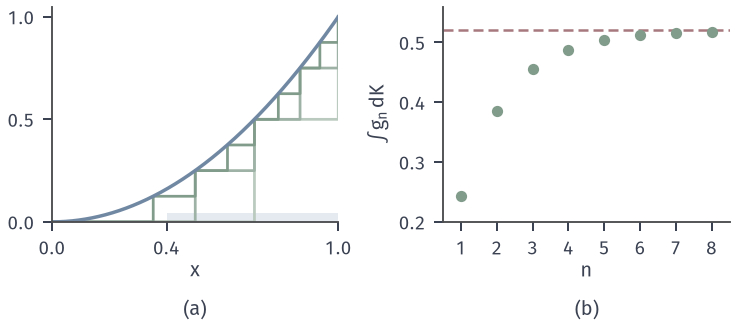

Write Python code to recreate this figure.
"""Simple-function approximation of int g dK(y,.), triangle model, y=0.4, g(x)=x^2.
g_n = 2^-n floor(2^n g); integrals of g_n under Unif(0.4,1) increase to 0.52."""
from pathlib import Path
import sys, math
sys.path.insert(0, str(Path(__file__).resolve().parents[1]/"cdis-common"))
from common import *
HERE = Path(__file__).resolve().parent
y0 = 0.4
def integral(n):
    s = 0.0
    for j in range(1, 2**n):
        c = math.sqrt(j/2**n)
        s += (1/2**n)*(min(1.0, (1 - c)/(1 - y0)) if c > y0 else 1.0)
    return s
fig, (a, b) = figure(width_mm=104, height_mm=46, ncols=2)
x = np.linspace(0, 1, 1200)
a.axvspan(y0, 1, ymin=0, ymax=0.04, color=BLUE_FILL, lw=0)
shades = {1: '#BACABF', 2: '#9EB3A5', 3: GREEN}
for n in (1, 2, 3):
    a.plot(x, np.floor(2**n*x**2)/2**n, color=shades[n], lw=1.1, drawstyle='steps-post')
a.plot(x, x**2, color=BLUE, lw=1.4)
a.set_xlim(0, 1); a.set_ylim(0, 1.05); a.set_xticks([0, 0.4, 1]); a.set_yticks([0, 0.5, 1])
a.set_xlabel('$x$', labelpad=1)
ns = np.arange(1, 9); vals = [integral(int(n)) for n in ns]
b.axhline(0.52, color=RED, lw=1.0, ls=DASH)
b.scatter(ns, vals, s=14, color=GREEN, zorder=3)
b.set_xlim(0.5, 8.5); b.set_ylim(0.2, 0.56); b.set_xticks(ns); b.set_yticks([0.2, 0.3, 0.4, 0.5])
b.set_xlabel('$n$', labelpad=1); b.set_ylabel('$\\int g_n\\,\\mathrm{d}K$')

tags(fig, (a, b,), ('(a)', '(b)',))
save(fig, HERE, 'figure', {'y': y0, 'g': 'x^2', 'integrals': [round(v, 4) for v in vals], 'limit': (1 + y0 + y0**2)/3})
